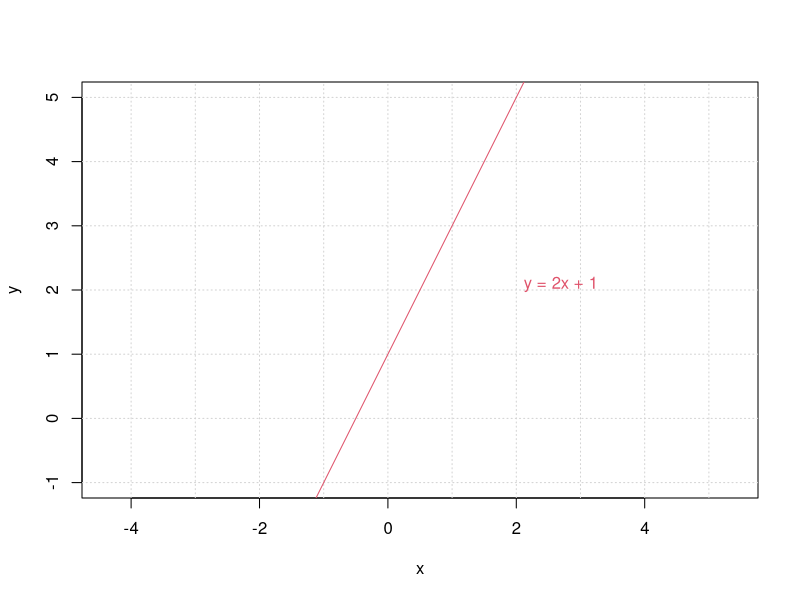
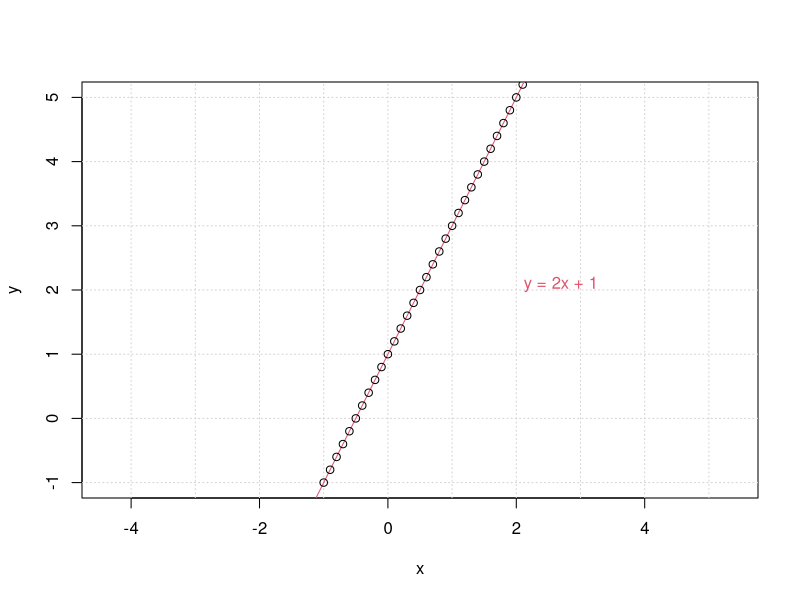
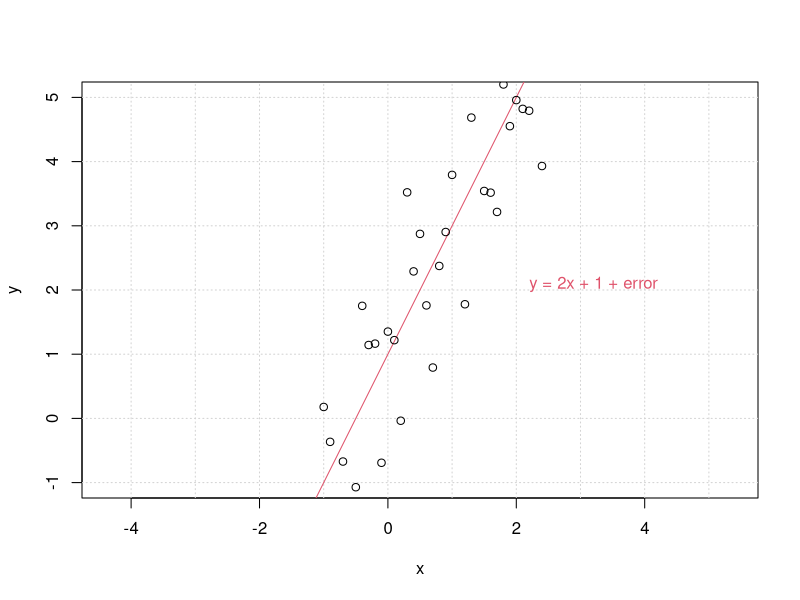
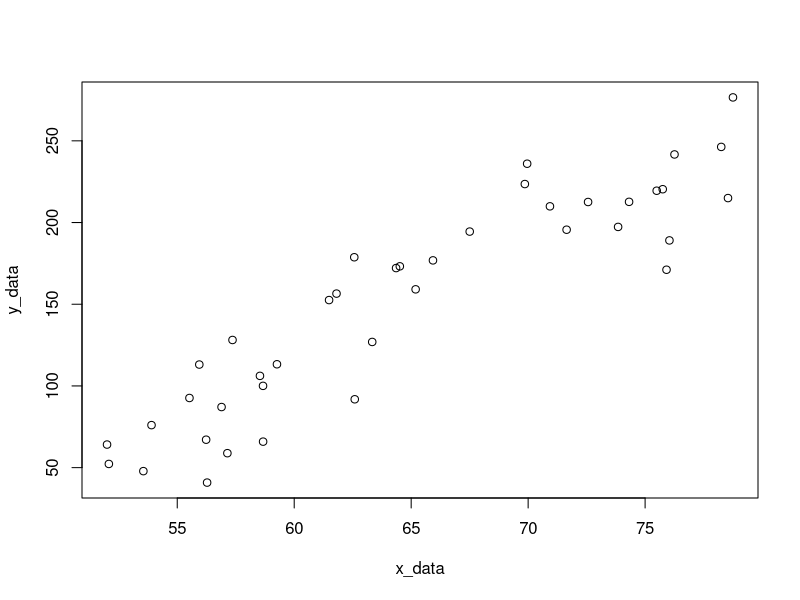
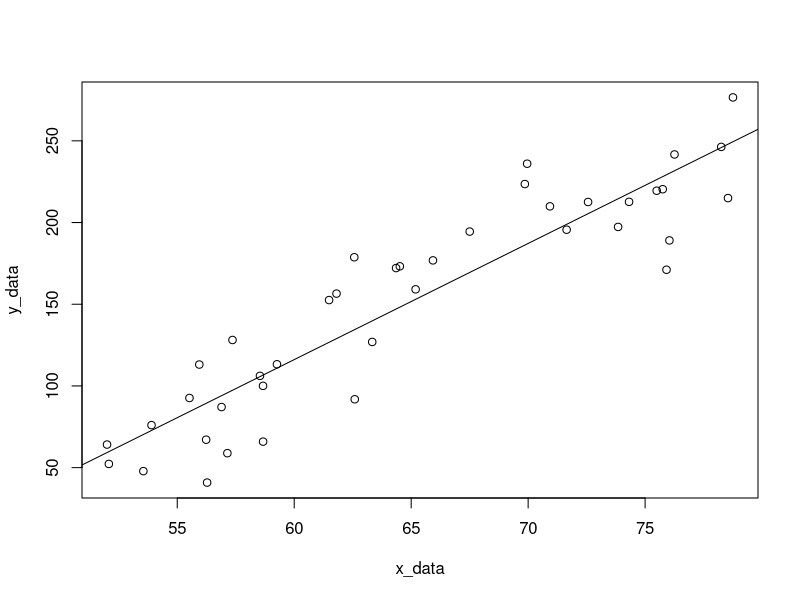
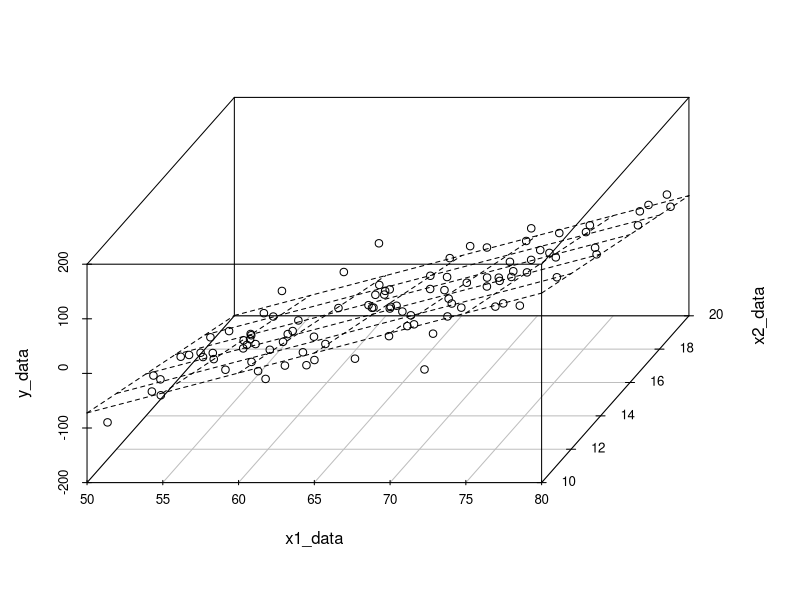
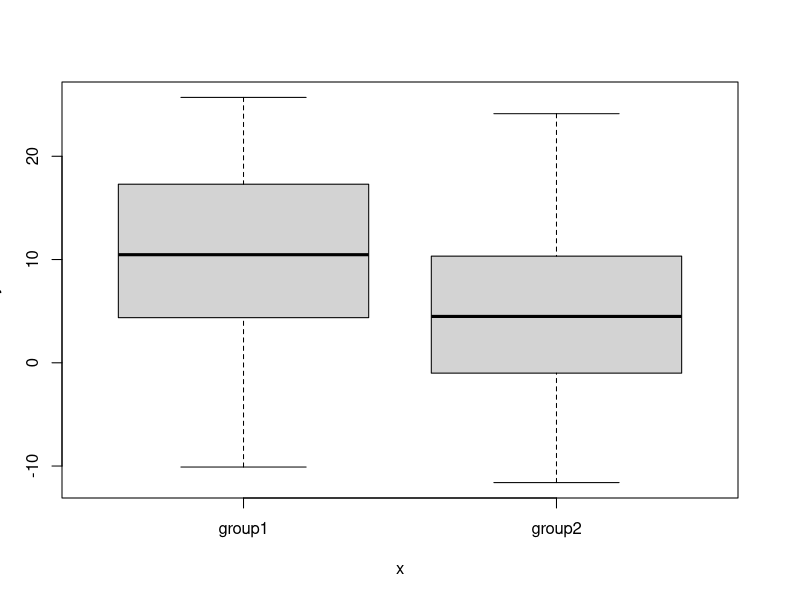
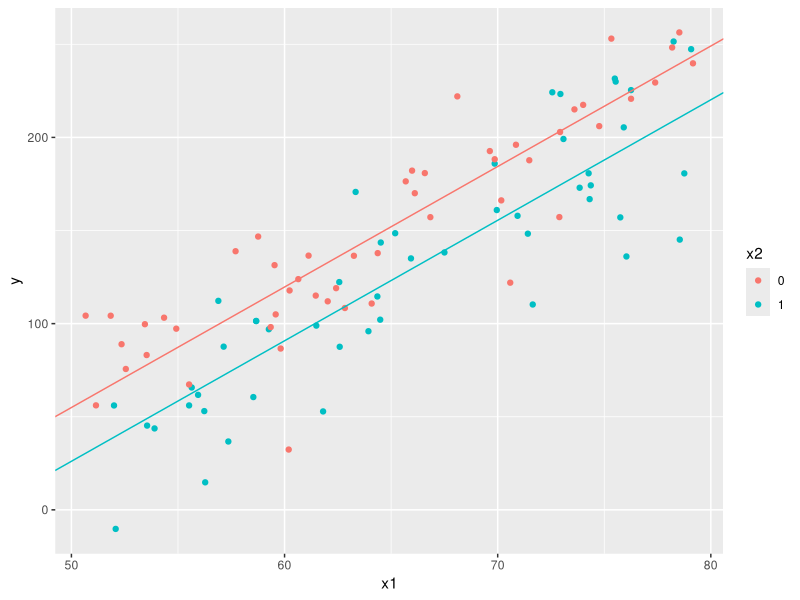

The R script that drew these images, in order:
## ---- chunk 1
knitr::opts_chunk$set(echo = TRUE)
## ---- chunk 2
## Setup up coordinate system (with x == y aspect ratio):
plot(c(-2,3), c(-1,5), type = "n", xlab = "x", ylab = "y", asp = 1)
## the x- and y-axis, and an integer grid
abline(h = -5:5, v = -5:6, col = "lightgray", lty = 3)
abline(a = 1, b = 2, col = 2)
text(2,2, "y = 2x + 1", col = 2, adj = c(-.1, -.1))
## ---- chunk 3
## Setup up coordinate system (with x == y aspect ratio):
x <- seq(-1,3,0.1)
y <- 2*x + 1

plot(c(-2,3), c(-1,5), type = "n", xlab = "x", ylab = "y", asp = 1)
## the x- and y-axis, and an integer grid
abline(h = -5:5, v = -5:6, col = "lightgray", lty = 3)
abline(a = 1, b = 2, col = 2)
points(x,y)
text(2,2, "y = 2x + 1", col = 2, adj = c(-.1, -.1))
## ---- chunk 4
## Setup up coordinate system (with x == y aspect ratio):
x <- seq(-1,3,0.1)
e <- rnorm(length(x), mean=0, sd=1)
y <- 2*x + 1 + e

plot(c(-2,3), c(-1,5), type = "n", xlab = "x", ylab = "y", asp = 1)
## the x- and y-axis, and an integer grid
abline(h = -5:5, v = -5:6, col = "lightgray", lty = 3)
abline(a = 1, b = 2, col = 2)
points(x,y)
text(2,2,"y = 2x + 1 + error", col = 2, adj = c(-.1, -.1))
## ---- chunk 5
set.seed(20191203) # set a seed for reproducibility

# lets set up some true data
b0 <- -300 # true beta_0
b1 <- 7 # true beta_1
N <- 40 # sample size

# generate some x values, let's pretend it's height in inches
# a sample of size N bounded between 50 and 80
x_data <- runif(N,50,80)

# generate some random normal errors
errs <- rnorm(N, mean = 0, sd = 30)

y_data <- b0 + x_data*b1 + errs
## ---- chunk 6
plot(x_data, y_data)
## ---- chunk 7
my_model <- lm(y_data ~ x_data)
## ---- chunk 8
plot(x_data, y_data)
abline(my_model)
## ---- chunk 9
summary(my_model)
## ---- chunk 10
print("Confidence intervals with confint function")
print(confint(my_model))
## ---- chunk 11
t_1 <- qt(0.025,38) # n - p - 1 = 40 - 1 - 1 = 38
# t_2 <- qt(0.975,38) # the t-distribution is symmetric so this is just t_1*(-1)

beta_est <- summary(my_model)$coefficients[2,1] # retrieve the beta1 estimate from the model
beta_sd <- summary(my_model)$coefficients[2,2] # retrieve the sd of the beta1 esimate from the model

print(paste("(",(beta_est + t_1*beta_sd), ", " , (beta_est - t_1*beta_sd), ")",sep=""))
## ---- chunk 12
set.seed(20191203) # set a seed for reproducibility

# lets set up some true data
b0 <- -300 # true beta_0
b1 <- 7 # true beta_1
b2 <- -12 # true beta_2
N <- 40 # sample size

# generate some x values again
x1_data <- runif(N,50,80)
x2_data <- runif(N,10,20)

# generate some random normal errors
errs <- rnorm(N, mean = 0, sd = 30)

y_data <- b0 + x1_data*b1 + x2_data*b2 + errs
## ---- chunk 13
# put the data into a dataframe

my_data <- data.frame(y_data, x1_data, x2_data) # put the data into a frame
colnames(my_data) <- c("y","x1","x2") # give names to our variables

my_model_2 <- lm(y ~ x1 + x2, data = my_data) # set up the model
summary(my_model_2) # output the analysis
## ---- chunk 14
set.seed(20191203) # set a seed for reproducibility

# lets set up some true data
b0 <- -300 # true beta_0
b1 <- 7 # true beta_1
b2 <- -12 # true beta_2
N <- 10000 # sample size

# generate some x values again
x1_data <- runif(N,50,80)
x2_data <- runif(N,10,20)

# generate some random normal errors
errs <- rnorm(N, mean = 0, sd = 30)

y_data <- b0 + x1_data*b1 + x2_data*b2 + errs

my_model_3 <- lm(y_data ~ x1_data + x2_data)
summary(my_model_3)
## ---- chunk 15
set.seed(20191203) # set a seed for reproducibility

# lets set up some true data
b0 <- -300 # true beta_0
b1 <- 7 # true beta_1
b2 <- -12 # true beta_2
N <- 100 # sample size

# generate some x values again
x1_data <- runif(N,50,80)
x2_data <- runif(N,10,20)

# generate some random normal errors
errs <- rnorm(N, mean = 0, sd = 30)

y_data <- b0 + x1_data*b1 + x2_data*b2 + errs

my_model_3 <- lm(y_data ~ x1_data + x2_data)

library(scatterplot3d) # load the library for visualization - you may need to install this
plot3d <- scatterplot3d(cbind.data.frame(x1_data,x2_data,y_data), angle=55)
plot3d$plane3d(my_model_3)
## ---- chunk 16
set.seed(20191203) # set a seed for reproducibility

ng <- 2 # number of groups
N <- 40 # sample size

# values of the true betas
b0 <- 10
b1 <- -5

group <- rep( c("group1", "group2"), each = N) # create the two sets of groups
errs <- rnorm(ng*N, 0, sd=10) # create the standard errors

y_data <- b0 + b1*(group=="group2") + errs # those in group 2 are multiplied by b1
my_model_cat <- lm(y_data ~ as.factor(group)) # define the linear model
summary(my_model_cat)
## ---- chunk 17
plot(factor(group), y_data)
## ---- chunk 18
group1_data <- y_data[1:40]
group2_data <- y_data[41:80]

t.test(group1_data, group2_data) # full t-test

print("Estimated difference between groups:")
print((t.test(y_data[41:80], y_data[1:40])$estimate[1] - 
  t.test(y_data[41:80], y_data[1:40])$estimate[2])) # estimated difference
## ---- chunk 19
set.seed(20191203) # set a seed for reproducibility

# lets set up some true data
b0 <- -300 # true beta_0
b1 <- 7 # true beta_1
b2 <- -30 # true beta_2
N <- 100 # sample size

# generate some x values again
x1_data <- runif(N,50,80) # generate continuous data
x2_data <- c(rep(1,N/2), rep(0,N/2)) # generate binary data

# generate some random normal errors
errs <- rnorm(N, mean = 0, sd = 30)

y_data <- b0 + x1_data*b1 + x2_data*b2 + errs

my_model_cont_cat <- lm(y_data ~ x1_data + x2_data)
summary(my_model_cont_cat)
## ---- chunk 20
library(ggplot2)# we'll use ggplot for plotting here

set.seed(20191203) # set a seed for reproducibility

# lets set up some true data
b0 <- -300 # true beta_0
b1 <- 7 # true beta_1
b2 <- -30 # true beta_2
N <- 100 # sample size

# generate some x values again
x1_data <- runif(N,50,80) # generate continuous data
x2_data <- c(rep(1,N/2), rep(0,N/2)) # generate binary data

# generate some random normal errors
errs <- rnorm(N, mean = 0, sd = 30)

y_data <- b0 + x1_data*b1 + x2_data*b2 + errs

# put together a data frame
my_data <- data.frame(y_data, x1_data, factor(x2_data))
colnames(my_data) <- c("y", "x1", "x2")

# generate a linear model
my_model_cont_cat <- lm(y ~ x1 + x2, data = my_data)

p <- ggplot(data = my_data, aes(y = y, x = x1, colour = x2)) +
  geom_point() +
  geom_abline(intercept = coef(my_model_cont_cat)[1], slope = coef(my_model_cont_cat)[2], colour="#F8766D") +
  geom_abline(intercept = coef(my_model_cont_cat)[1] + coef(my_model_cont_cat)[3],
              slope = coef(my_model_cont_cat)[2], colour = "#00BFC4")

p
## ---- chunk 21
set.seed(20191203) # set a seed for reproducibility

# lets set up some true data
b0 <- -300 # true beta_0
b1 <- 7 # true beta_1
N <- 40 # sample size

# generate some x values, let's pretend it's height in inches
# a sample of size N bounded between 50 and 80
x_data <- runif(N,50,80)

# generate some random normal errors
errs <- rnorm(N, mean = 0, sd = 30)

y_data <- b0 + x_data*b1 + errs

my_model <- lm(y_data ~ x_data)

# Create new points at x=70 and x=72
# predict where the data will fall and plot it
new_points <- data.frame(x_data=c(72,70))
new_prediction <- predict(my_model, new_points)

plot(x_data, y_data)
abline(my_model)
points(x = new_points$x_data, y = new_prediction, col = "red", pch="X")
## ---- chunk 22
set.seed(20191203) # set a seed for reproducibility

# lets set up some true data
b0 <- -300 # true beta_0
b1 <- 7 # true beta_1
N <- 40 # sample size

# generate some x values, let's pretend it's height in inches
# a sample of size N bounded between 50 and 80
x_data <- runif(N,50,80)

# generate some random normal errors
errs <- rnorm(N, mean = 0, sd = 30)

y_data <- b0 + x_data*b1 + errs

my_model <- lm(y_data ~ x_data)
plot(my_model)
## ---- chunk 23
set.seed(20191203) # set a seed for reproducibility

# lets set up some true data
b0 <- -300 # true beta_0
b1 <- 7 # true beta_1
N <- 1000 # sample size

# generate some x values, let's pretend it's height in inches
# a sample of size N bounded between 50 and 80
x_data <- runif(N,50,80)

# generate some random normal errors
errs <- rnorm(N, mean = 0, sd = 30)

y_data <- b0 + x_data*b1 + errs

my_model <- lm(y_data ~ x_data)
plot(my_model)
## ---- chunk 24
set.seed(20191203) # set a seed for reproducibility

# lets set up some true data
b0 <- -300 # true beta_0
b1 <- 7 # true beta_1
N <- 40 # sample size

x_data <- runif(N,50,60)

# generate some random normal errors
errs <- rnorm(N, mean = 0, sd = 30)

y_data <- b0 + exp(x_data)*b1 + errs

my_model_bad <- lm(y_data ~ x_data)
summary(my_model_bad)
## ---- chunk 25
plot(my_model_bad)
## ---- chunk 26
plot(x_data, y_data)
abline(my_model_bad)
## ---- chunk 27
# taken from the R documentation on CRAN.

## So regression on each dataset
ff <- y ~ x
mods <- setNames(as.list(1:4), paste0("lm", 1:4))
for(i in 1:4) {
  ff[2:3] <- lapply(paste0(c("y","x"), i), as.name)
  ## or   ff[[2]] <- as.name(paste0("y", i))
  ##      ff[[3]] <- as.name(paste0("x", i))
  mods[[i]] <- lmi <- lm(ff, data = anscombe)
  #print(anova(lmi))
  print(summary(mods[[i]]))
}
## ---- chunk 28
## Now, do what you should have done in the first place: PLOTS
op <- par(mfrow = c(2, 2), mar = 0.1+c(4,4,1,1), oma =  c(0, 0, 2, 0))
for(i in 1:4) {
  ff[2:3] <- lapply(paste0(c("y","x"), i), as.name)
  plot(ff, data = anscombe, col = "red", pch = 21, bg = "orange", cex = 1.2,
       xlim = c(3, 19), ylim = c(3, 13))
  abline(mods[[i]], col = "blue")
}
mtext("Anscombe\'s 4 Regression data sets", outer = TRUE, cex = 1.5)
par(op)
## ---- chunk 29
# generate 20 random values between 0 and 1 and run a regression between them. Do this 100 times and see how many times b1 is "significant"
N <- 20
trials <- 100
num_sig <- 0

for (t in 1:trials){
  x_random <- runif(N)
  y_random <- runif(N)
  
  random_model <- lm(y_random~x_random)
  
  if (summary(random_model)$coefficients[2,4] < 0.05){
    num_sig <- num_sig + 1
    plot(x_random, y_random)
    abline(random_model)
  }
}

print(paste("We have",num_sig,"significant results!"))
## ---- chunk 30
# Example code modified from https://www.data-to-viz.com/caveat/simpson.html
library(ggplot2)
library(tidyverse)

# create our data
a <- data.frame( x = rnorm(100), y = rnorm(100)) %>% mutate(y = y-x/2)
b <- a %>% mutate(x=x+2) %>% mutate(y=y+2)
c <- a %>% mutate(x=x+4) %>% mutate(y=y+4)
simpsons_data <- do.call(rbind, list(a,b,c))
simpsons_data <- simpsons_data %>% mutate(group=rep(c("A", "B", "C"), each=100))

rm(a,b,c) # cleanup

# the function geom_smooth carries out the linear fit automatically, and then plots it
ggplot(simpsons_data, aes(x=x, y=y)) +
  geom_point( size=2) +
  geom_smooth(method = "lm") +
  ggtitle("Linear fit without confounders")

ggplot(simpsons_data, aes(x=x, y=y, colour=group)) +
  geom_point(size=2) +
  geom_smooth(method = "lm") +
  ggtitle("Linear fit with confounders")
